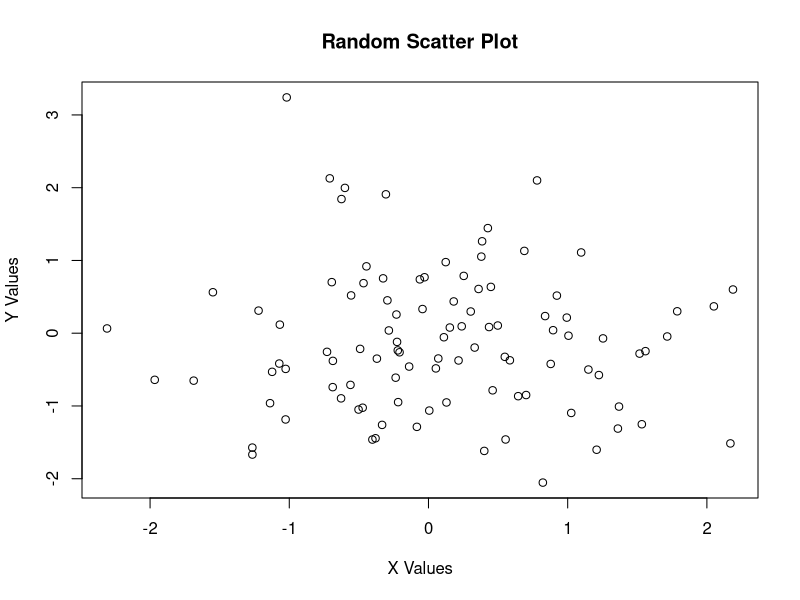
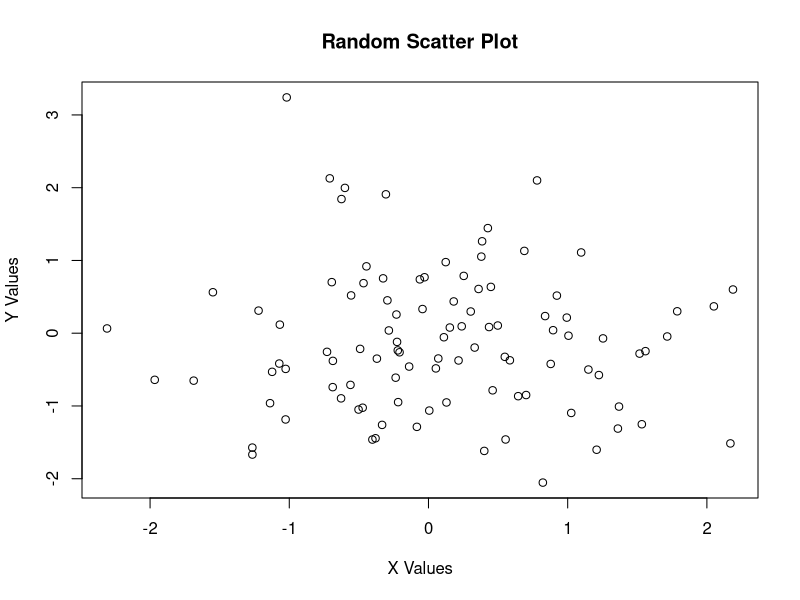

Source code (R) for these figures, in order:
# Generate random data
set.seed(123)  # For reproducibility
x <- rnorm(100)
y <- rnorm(100)

# Create scatter plot
plot(x, y, main="Random Scatter Plot", xlab="X Values", ylab="Y Values")

# Generate a random filename
random_name <- paste0("scatter_plot_", sample(10000:99999, 1), ".png")

# Save the plot to a file
png(random_name)
plot(x, y, main="Random Scatter Plot", xlab="X Values", ylab="Y Values")
dev.off()

# Print the filename to console
cat("Plot saved to:", random_name, "\n")
